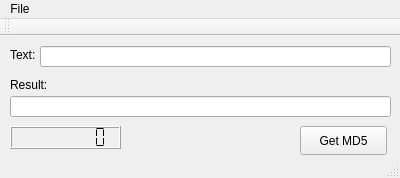
<?xml version="1.0" encoding="UTF-8"?>
<ui version="4.0">
 <class>MainWindow</class>
 <widget class="QMainWindow" name="MainWindow">
  <property name="windowModality">
   <enum>Qt::WindowModal</enum>
  </property>
  <property name="geometry">
   <rect>
    <x>0</x>
    <y>0</y>
    <width>400</width>
    <height>178</height>
   </rect>
  </property>
  <property name="sizePolicy">
   <sizepolicy hsizetype="Fixed" vsizetype="Fixed">
    <horstretch>0</horstretch>
    <verstretch>0</verstretch>
   </sizepolicy>
  </property>
  <property name="windowTitle">
   <string>MD5 Calculator</string>
  </property>
  <widget class="QWidget" name="centralWidget">
   <widget class="QLineEdit" name="lineEdit">
    <property name="geometry">
     <rect>
      <x>40</x>
      <y>10</y>
      <width>351</width>
      <height>21</height>
     </rect>
    </property>
    <property name="styleSheet">
     <string notr="true">color: rgb(0, 36, 255);</string>
    </property>
   </widget>
   <widget class="QLabel" name="label">
    <property name="geometry">
     <rect>
      <x>10</x>
      <y>10</y>
      <width>31</width>
      <height>17</height>
     </rect>
    </property>
    <property name="text">
     <string>Text:</string>
    </property>
   </widget>
   <widget class="QPushButton" name="pushButton_2">
    <property name="geometry">
     <rect>
      <x>300</x>
      <y>90</y>
      <width>87</width>
      <height>29</height>
     </rect>
    </property>
    <property name="text">
     <string>Get MD5</string>
    </property>
   </widget>
   <widget class="QLabel" name="label_2">
    <property name="geometry">
     <rect>
      <x>10</x>
      <y>40</y>
      <width>41</width>
      <height>17</height>
     </rect>
    </property>
    <property name="text">
     <string>Result:</string>
    </property>
   </widget>
   <widget class="QLineEdit" name="lineEdit_2">
    <property name="enabled">
     <bool>true</bool>
    </property>
    <property name="geometry">
     <rect>
      <x>10</x>
      <y>60</y>
      <width>381</width>
      <height>21</height>
     </rect>
    </property>
    <property name="readOnly">
     <bool>true</bool>
    </property>
   </widget>
   <widget class="QLCDNumber" name="lcdNumber">
    <property name="geometry">
     <rect>
      <x>10</x>
      <y>90</y>
      <width>111</width>
      <height>23</height>
     </rect>
    </property>
    <property name="styleSheet">
     <string notr="true">QLCDNumber{
    color: rgb(0, 0, 0); 
}</string>
    </property>
    <property name="frameShape">
     <enum>QFrame::Box</enum>
    </property>
    <property name="digitCount">
     <number>8</number>
    </property>
    <property name="segmentStyle">
     <enum>QLCDNumber::Flat</enum>
    </property>
   </widget>
  </widget>
  <widget class="QMenuBar" name="menuBar">
   <property name="geometry">
    <rect>
     <x>0</x>
     <y>0</y>
     <width>400</width>
     <height>23</height>
    </rect>
   </property>
   <widget class="QMenu" name="menuFile">
    <property name="title">
     <string>File</string>
    </property>
    <addaction name="actionAbout"/>
   </widget>
   <addaction name="menuFile"/>
  </widget>
  <widget class="QToolBar" name="mainToolBar">
   <attribute name="toolBarArea">
    <enum>TopToolBarArea</enum>
   </attribute>
   <attribute name="toolBarBreak">
    <bool>false</bool>
   </attribute>
  </widget>
  <widget class="QStatusBar" name="statusBar"/>
  <action name="actionAbout">
   <property name="text">
    <string>About</string>
   </property>
  </action>
 </widget>
 <layoutdefault spacing="6" margin="11"/>
 <resources/>
 <connections/>
</ui>
